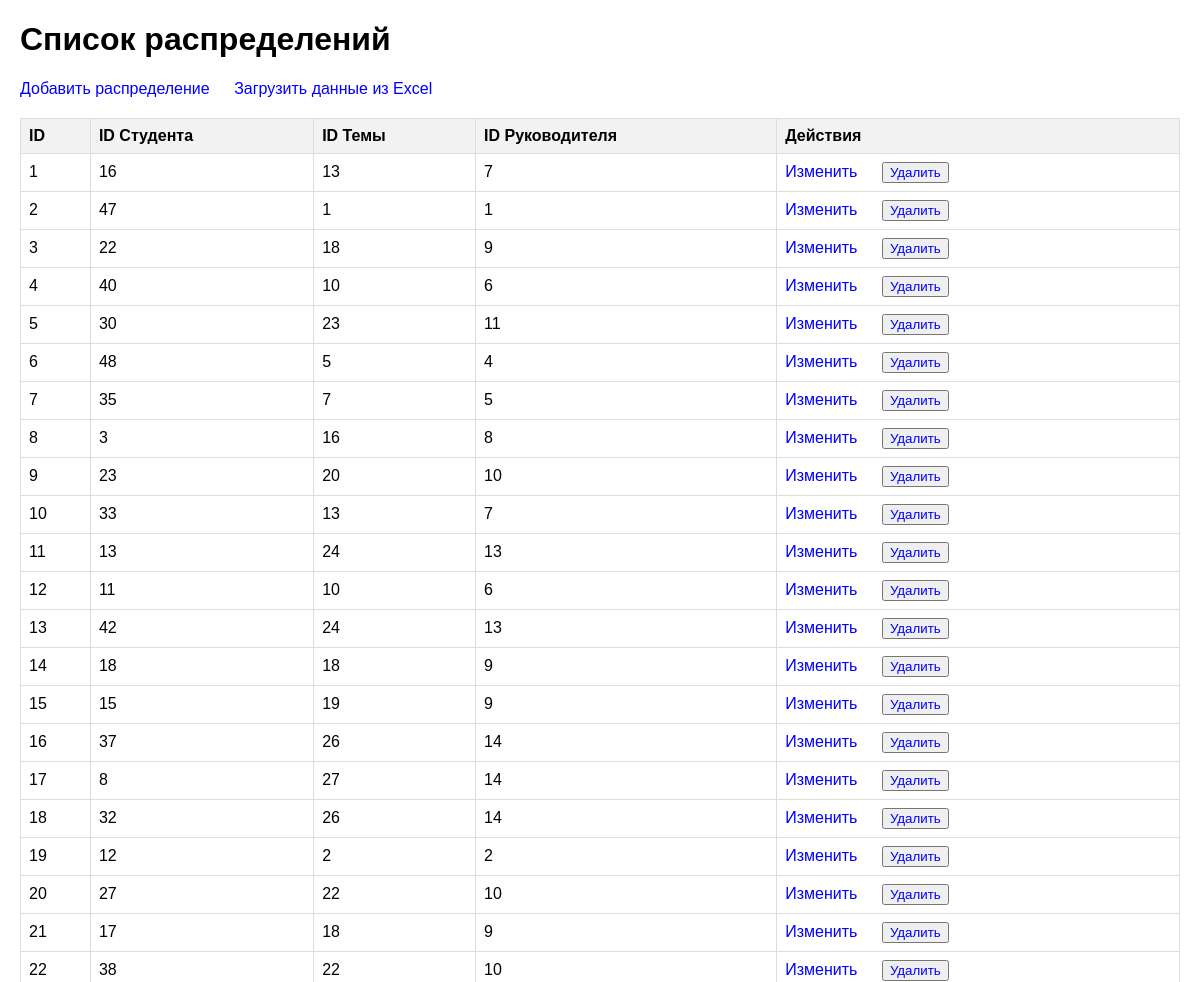
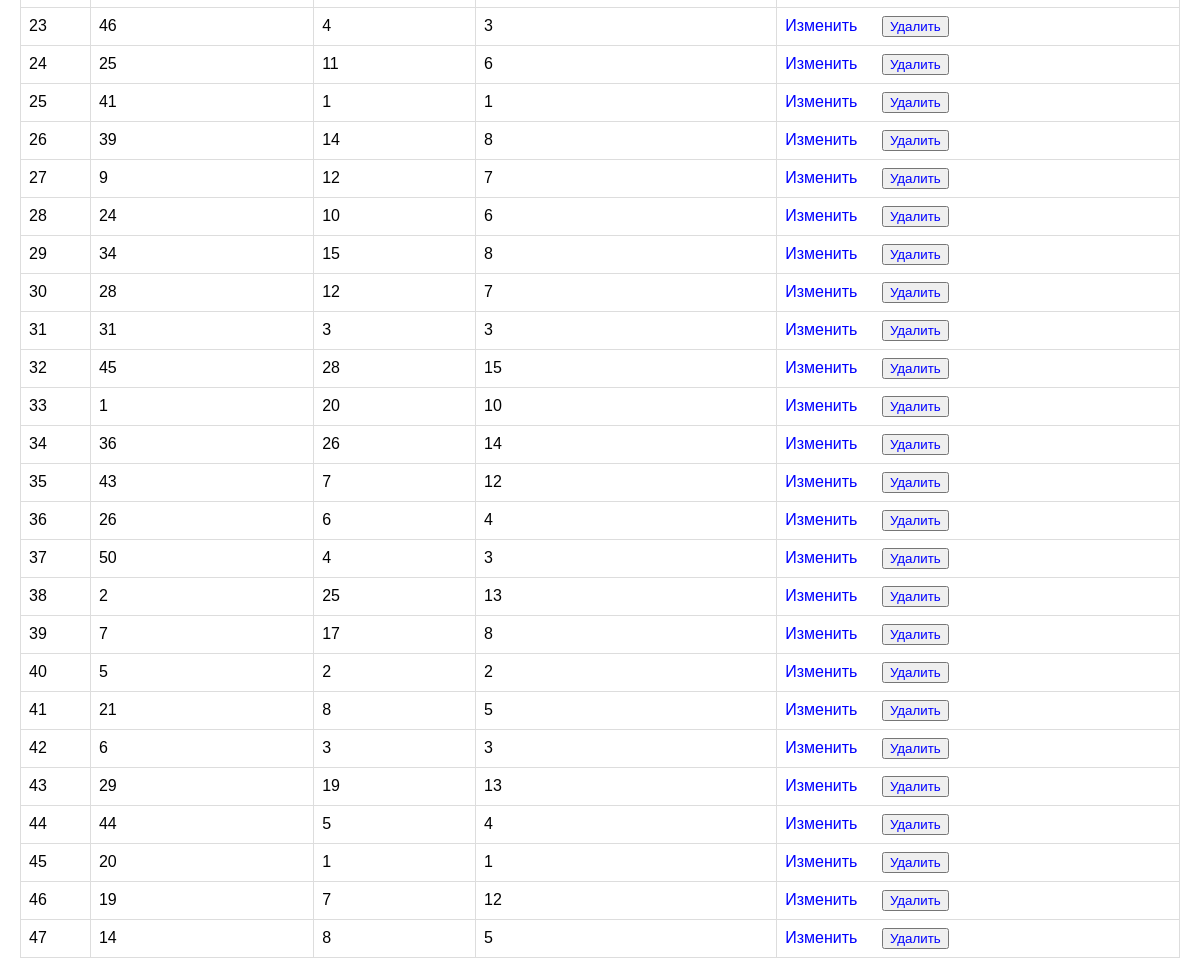
Before: / with the older database file (2 pictures, top to bottom).
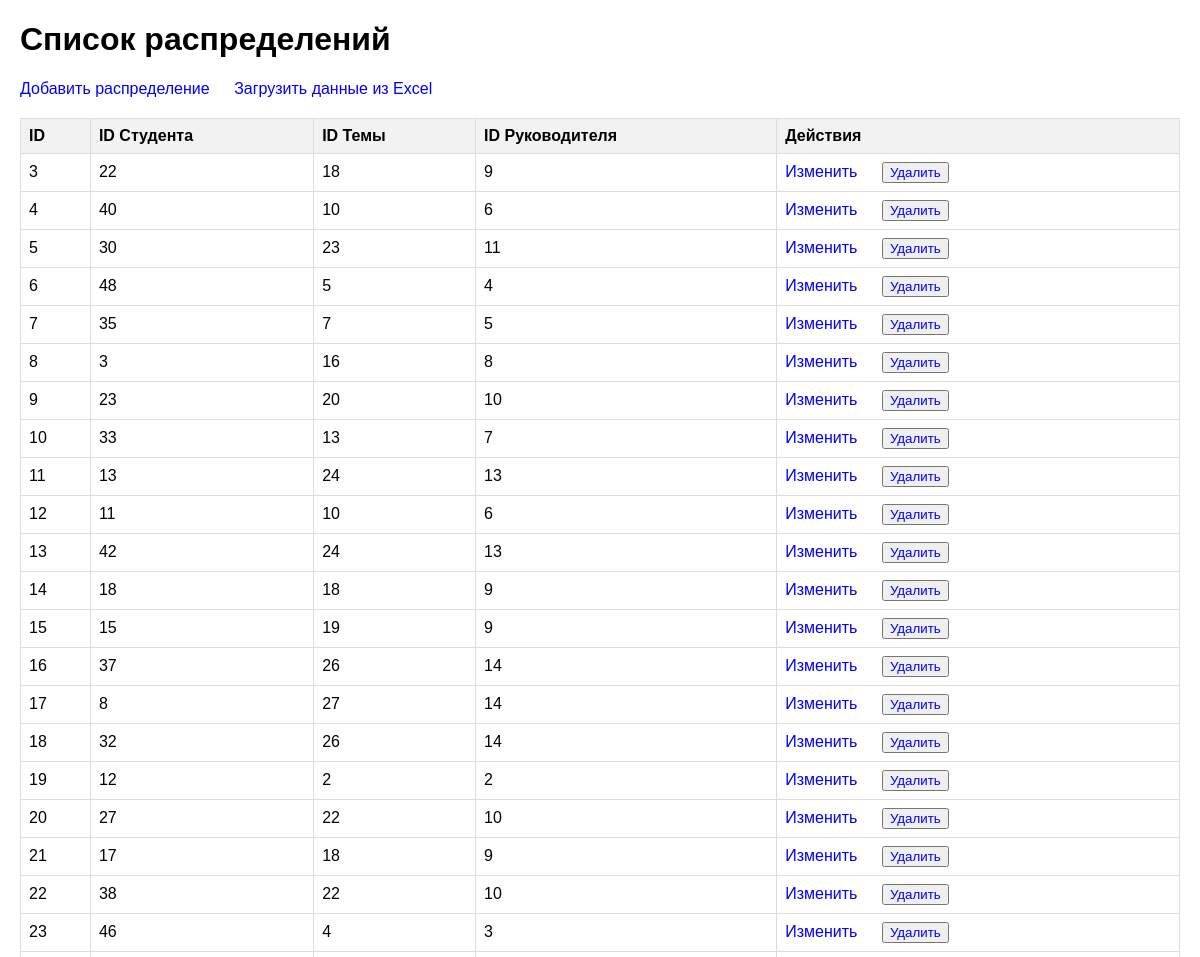
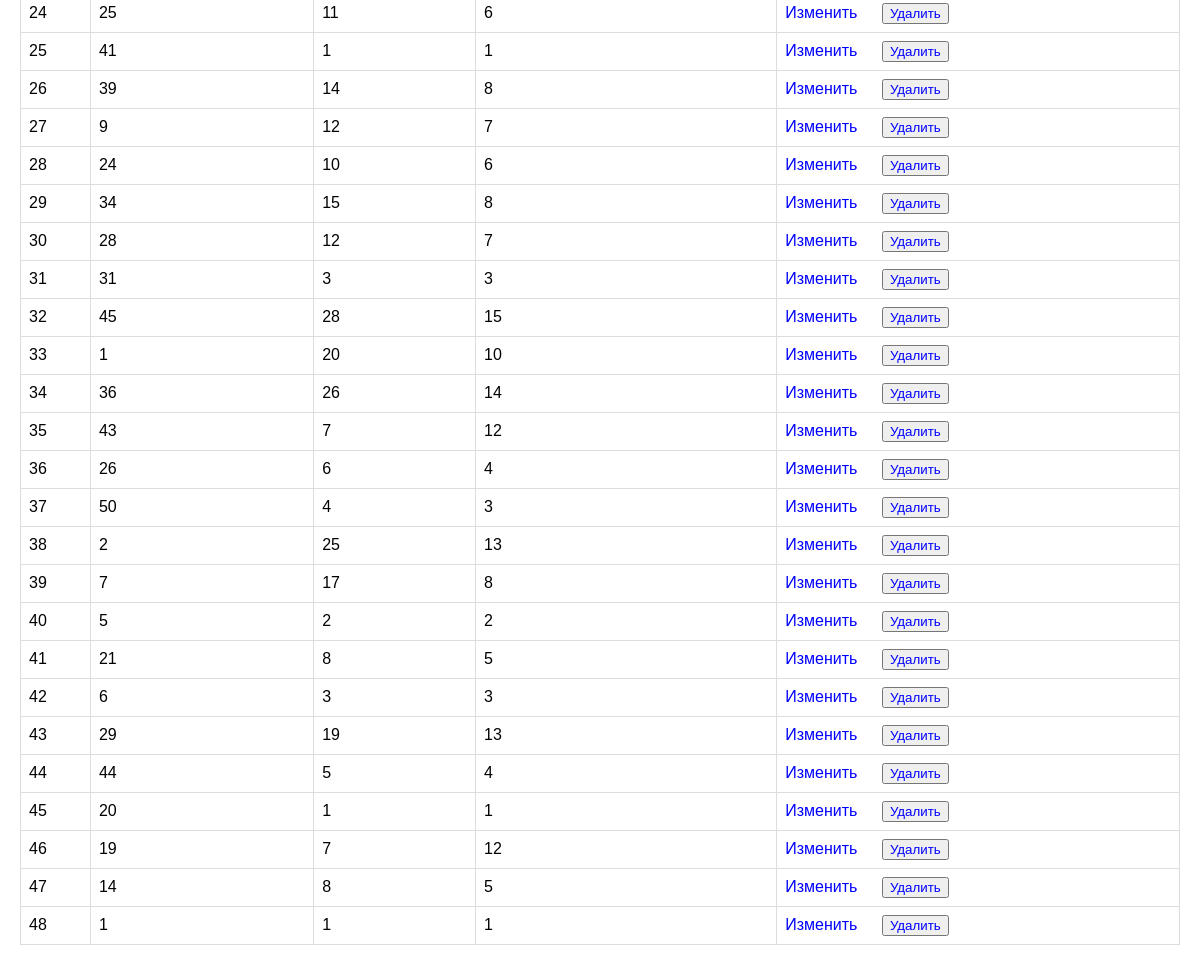
After: the same page with the newer database file (2 pictures, top to bottom).
### models.py (models this page shows)
class Distribution(Base):
    __tablename__ = 'distributions'
    distribution_id = Column(Integer, primary_key=True)
    student_id  = Column(Integer)
    theme_id  = Column(Integer)
    adviser_id  = Column(Integer)
    interest_level = Column(Integer)

### app.py (the view)
@app.route('/')
def index():
    distributions = distribution_repository.get_all(Distribution)
    return render_template('index.html', distributions=distributions)

### repositories.py (called while the page is built)
    def get_all(self, model):
        with self.Session() as session:
            return session.query(model).all()

### templates/index.html (shortened to what this page needs)
<!DOCTYPE html>
<html lang="en">
<head>
</head>
<body>
    <h1>Список распределений</h1>
    <a href="{{ url_for('add_distribution') }}">Добавить распределение</a>
    <a href="{{ url_for('upload') }}">Загрузить данные из Excel</a>
    <table>
        <tr>
            <th>ID</th>
            <th>ID Студента</th>
            <th>ID Темы</th>
            <th>ID Руководителя</th>
            <th>Действия</th>
        </tr>
        {% for distribution in distributions %}
        <tr>
            <td>{{ distribution.distribution_id }}</td>
            <td>{{ distribution.student_id }}</td>
            <td>{{ distribution.theme_id }}</td>
            <td>{{ distribution.adviser_id }}</td>
            <td>
                <a href="{{ url_for('update_distribution', distribution_id=distribution.distribution_id) }}">Изменить</a>
                <button onclick="showDeleteConfirmation({{ distribution.distribution_id }}, '{{ distribution.student_id }}', '{{ distribution.theme_id }}', '{{ distribution.adviser_id }}')">Удалить</button>
            </td>
        </tr>
        {% endfor %}
    </table>
</body>
</html>

### templates/index.html (style rules this page uses)
body { font-family: Arial, sans-serif; margin: 20px; }
table { width: 100%; border-collapse: collapse; margin-top: 20px; }
th, td { border: 1px solid #ddd; padding: 8px; text-align: left; }
th { background-color: #f2f2f2; }
a, button { margin-right: 20px; text-decoration: none; color: blue; }

Changed rows visible on the page:
removed Distribution: distribution_id "1", student_id "16", theme_id "13", adviser_id "7"
removed Distribution: distribution_id "2", student_id "47", theme_id "1", adviser_id "1"
added Distribution: distribution_id "48", student_id "1", theme_id "1", adviser_id "1"
